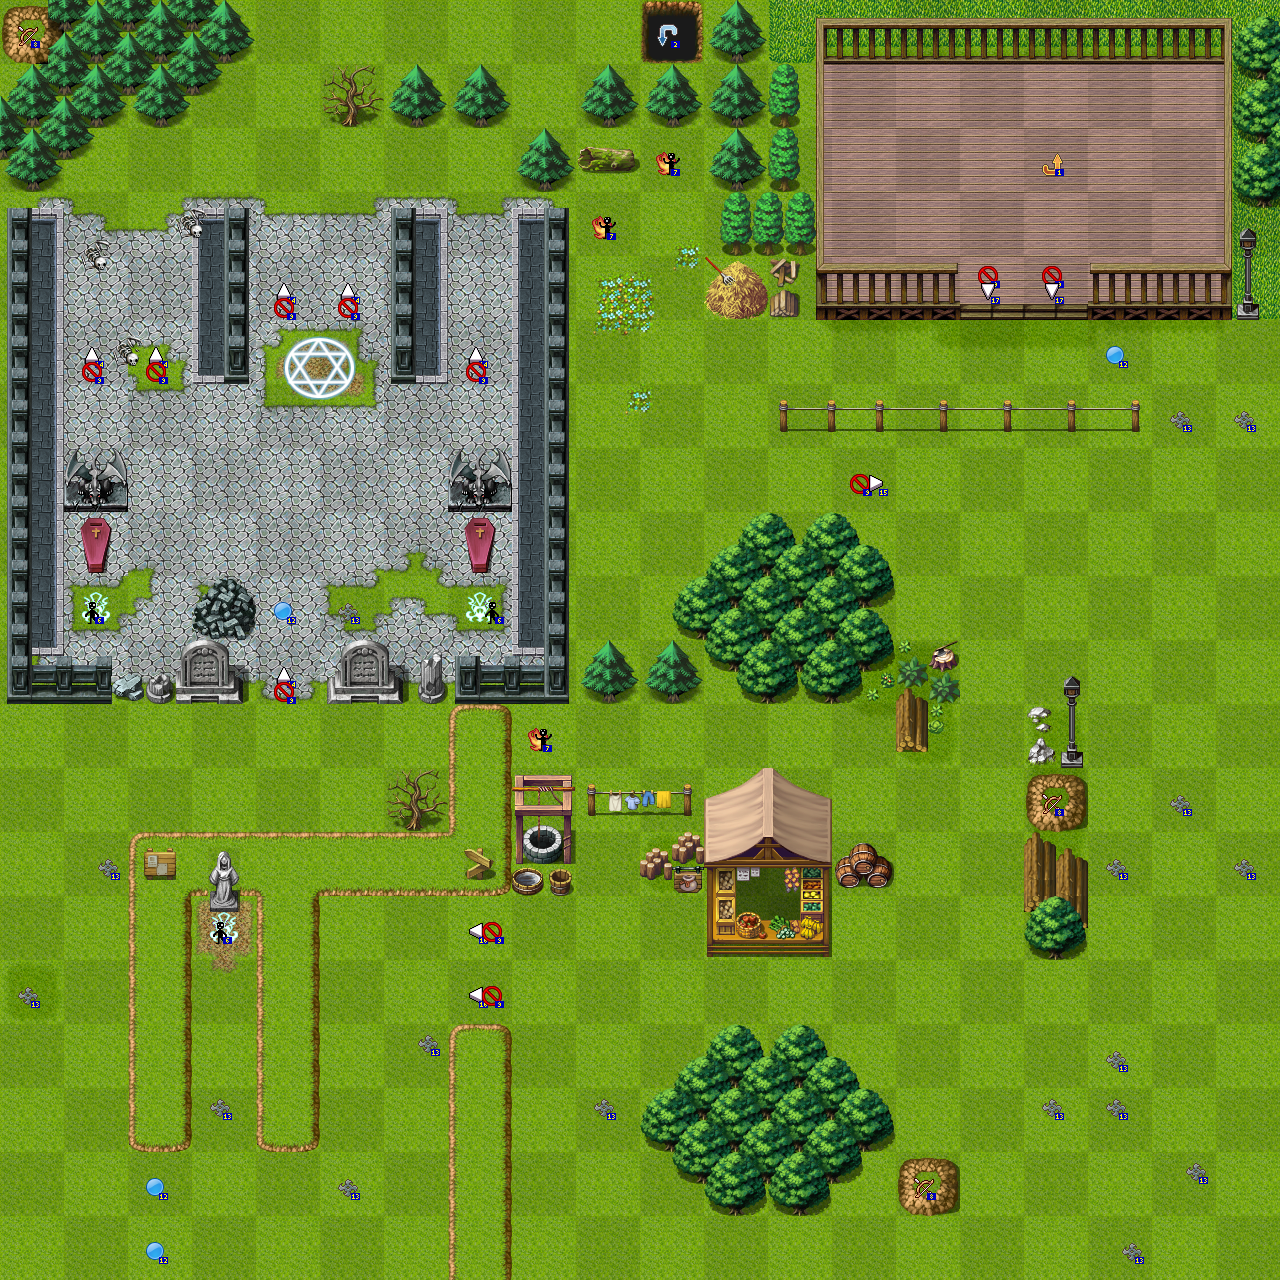

The image is a tile-based game level rendered from a .tmx file. Its description and source (layers, tilesets, objects; grid data summarised) follow:
An orthogonal 80x80 tile map with 16x16 px tiles, 4 tile layers (background, (helper: do not export!), foreground, entities), 10 tilesets.

<map version="1.0" orientation="orthogonal" width="80" height="80" tilewidth="16" tileheight="16">
 <properties>
  <property name="subdivision" value="4" />
 </properties>
 <tileset firstgid="1" name="entities" tilewidth="24" tileheight="24">
  <image source="entities.png" width="408" height="24" />
 </tileset>
 <tileset firstgid="18" name="TileA1" tilewidth="16" tileheight="16">
  <image source="../client/img/map/TileA1.png" width="512" height="384" />
 </tileset>
 <tileset firstgid="786" name="TileA2" tilewidth="16" tileheight="16">
  <image source="../client/img/map/TileA2.png" width="512" height="384" />
 </tileset>
 <tileset firstgid="1554" name="TileA3" tilewidth="16" tileheight="16">
  <image source="../client/img/map/TileA3.png" width="512" height="256" />
 </tileset>
 <tileset firstgid="2066" name="TileA4" tilewidth="16" tileheight="16">
  <image source="../client/img/map/TileA4.png" width="512" height="480" />
 </tileset>
 <tileset firstgid="3026" name="TileA5" tilewidth="16" tileheight="16">
  <image source="../client/img/map/TileA5.png" width="256" height="512" />
 </tileset>
 <tileset firstgid="3538" name="TileB" tilewidth="16" tileheight="16">
  <image source="../client/img/map/TileB.png" width="512" height="512" />
 </tileset>
 <tileset firstgid="4562" name="TileC" tilewidth="16" tileheight="16">
  <image source="../client/img/map/TileC.png" width="512" height="512" />
 </tileset>
 <tileset firstgid="5586" name="TileD" tilewidth="16" tileheight="16">
  <image source="../client/img/map/TileD.png" width="512" height="512" />
 </tileset>
 <tileset firstgid="6610" name="TileE" tilewidth="16" tileheight="16">
  <image source="../client/img/map/TileE.png" width="512" height="512" />
 </tileset>
 <layer name="background" width="80" height="80">
  <data>[6400 cells, 6400 non-empty, 151 distinct tile ids]</data>
 </layer>
 <layer name="(helper: do not export!)" width="80" height="80" opacity="0.09">
  <data>[6400 cells, 3200 non-empty, 4 distinct tile ids]</data>
 </layer>
 <layer name="foreground" width="80" height="80">
  <data>[6400 cells, 2091 non-empty, 597 distinct tile ids]</data>
 </layer>
 <layer name="entities" width="80" height="80">
  <data>[6400 cells, 54 non-empty, 12 distinct tile ids]</data>
 </layer>
</map>
